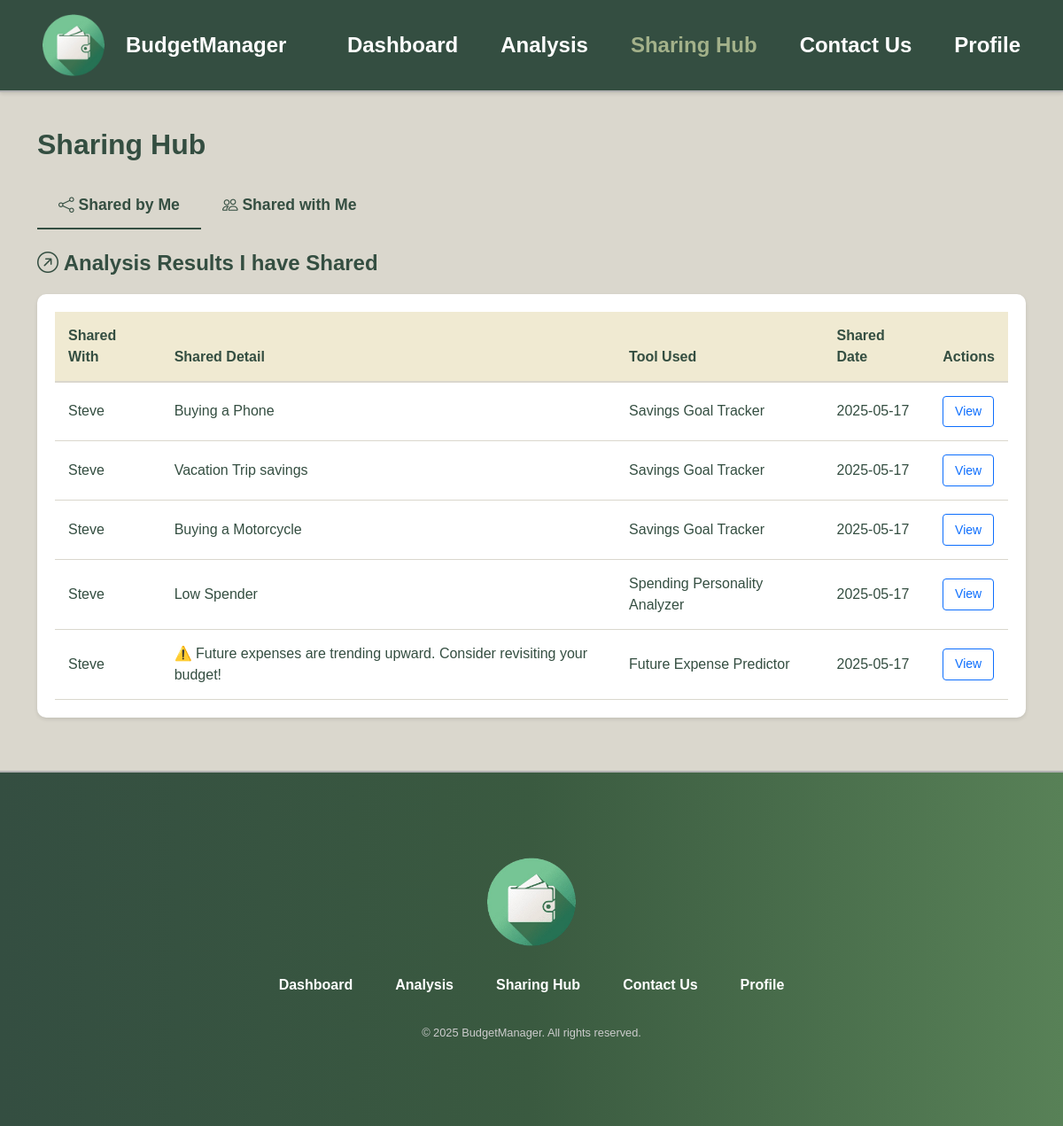
Page /share (signed in) on the committed database.
### models/user.py (models this page shows, shortened)
class User(db.Model):
    __tablename__ = 'users'
    id = db.Column(db.Integer, primary_key=True)
    name = db.Column(db.String(100), nullable=False)
    email = db.Column(db.String(100), unique=True, nullable=False)
    password_hash = db.Column(db.String(256), nullable=False)
    created_at = db.Column(db.DateTime, default=datetime.utcnow)

### models/savings_goal.py (models this page shows)
class SavingsGoal(db.Model):
    __tablename__ = 'savings_goals'
    id = db.Column(db.Integer, primary_key=True)
    user_id = db.Column(db.Integer, db.ForeignKey('users.id'), nullable=False)
    goal_name = db.Column(db.String(100), nullable=False)
    target_amount = db.Column(db.Float, nullable=False)
    saved_amount = db.Column(db.Float, default=0.0)
    deadline = db.Column(db.Date, nullable=False)
    created_at = db.Column(db.DateTime, default=datetime.utcnow)
    shares = db.relationship('SavingsGoalShare', backref='savings_goal', lazy=True)
    owner = db.relationship('User', backref='goals')

### models/spending_personality_share.py (models this page shows)
class SpendingPersonalityShare(db.Model):
    __tablename__ = 'spending_personality_shares'
    id = db.Column(db.Integer, primary_key=True)
    owner_id = db.Column(db.Integer, db.ForeignKey('users.id'), nullable=False)
    shared_with_user_id = db.Column(db.Integer, db.ForeignKey('users.id'), nullable=False)
    cluster_name = db.Column(db.String(100))
    top_insights = db.Column(db.Text)  # JSON string of top 3 insights
    note = db.Column(db.Text)
    created_at = db.Column(db.DateTime, default=datetime.utcnow)
    owner = db.relationship('User', foreign_keys=[owner_id], backref='spending_shares_owned')
    shared_user = db.relationship('User', foreign_keys=[shared_with_user_id], backref='spending_shares_received')

### models/future_prediction_share.py (models this page shows)
class FuturePredictionShare(db.Model):
    __tablename__ = 'future_prediction_shares'
    id = db.Column(db.Integer, primary_key=True)
    owner_id = db.Column(db.Integer, db.ForeignKey('users.id'), nullable=False)
    shared_with_user_id = db.Column(db.Integer, db.ForeignKey('users.id'), nullable=False)
    summary = db.Column(db.Text, nullable=True)
    prediction_data = db.Column(db.Text, nullable=True)  # JSON string of forecast
    note = db.Column(db.Text, nullable=True)
    created_at = db.Column(db.DateTime, default=datetime.utcnow)
    owner = db.relationship('User', foreign_keys=[owner_id])
    shared_user = db.relationship('User', foreign_keys=[shared_with_user_id])

### app.py (the view)
@app.route('/share')
@login_required_custom
def share():
    user_id = session.get('user_id')
    savings_shared_by_me = SavingsGoalShare.query.join(SavingsGoal).filter(SavingsGoal.user_id == user_id).all()
    personality_shared_by_me = SpendingPersonalityShare.query.filter_by(owner_id=user_id).all()
    future_shared_by_me = FuturePredictionShare.query.filter_by(owner_id=user_id).all()
    savings_shared_with_me = SavingsGoalShare.query.filter_by(shared_with_user_id=user_id).all()
    personality_shared_with_me = SpendingPersonalityShare.query.filter_by(shared_with_user_id=user_id).all()
    future_shared_with_me = FuturePredictionShare.query.filter_by(shared_with_user_id=user_id).all()
    all_shared_by_me = []
    all_shared_with_me = []
    for s in savings_shared_by_me:
        all_shared_by_me.append(normalize_share_entry("Savings Goal Tracker", s.goal.owner.name, s.shared_user.name, s.goal.created_at, s.goal.goal_name, anchor_id=f"shared-card-{s.id}", id=s.id))
    for s in personality_shared_by_me:
        all_shared_by_me.append(normalize_share_entry("Spending Personality Analyzer", s.owner.name, s.shared_user.name, s.created_at, s.cluster_name, anchor_id=f"shared-card-{s.id}", id=s.id))
    for s in future_shared_by_me:
        all_shared_by_me.append(normalize_share_entry("Future Expense Predictor", s.owner.name, s.shared_user.name, s.created_at, s.summary, anchor_id=f"shared-card-{s.id}", id=s.id))
    for s in savings_shared_with_me:
        all_shared_with_me.append(normalize_share_entry("Savings Goal Tracker", s.goal.owner.name, s.shared_user.name, s.goal.created_at, s.goal.goal_name, anchor_id=f"shared-card-{s.id}", id=s.id))
    for s in personality_shared_with_me:
        all_shared_with_me.append(normalize_share_entry("Spending Personality Analyzer", s.owner.name, s.shared_user.name, s.created_at, s.cluster_name, anchor_id=f"shared-card-{s.id}", id=s.id))
    for s in future_shared_with_me:
        all_shared_with_me.append(normalize_share_entry("Future Expense Predictor", s.owner.name, s.shared_user.name, s.created_at, s.summary, anchor_id=f"shared-card-{s.id}", id=s.id))
    return render_template('share.html',
                           shared_by_me=all_shared_by_me,
                           shared_with_me=all_shared_with_me)

### app.py (called while the page is built)
def login_required_custom(f):
    @wraps(f)
    def decorated_function(*args, **kwargs):
        if 'user_id' not in session:
            flash('please login first', 'warning')
            return redirect(url_for('login'))
        return f(*args, **kwargs)
    return decorated_function

def normalize_share_entry(tool_name, shared_by, shared_with, date, detail, anchor_id=None, id=None):
    return {
        "tool": tool_name,
        "shared_by": shared_by,
        "shared_with": shared_with,
        "date": date.strftime("%Y-%m-%d") if isinstance(date, datetime) else date,
        "detail": detail,
        "anchor_id": anchor_id,
        "id": id
    }

### templates/share.html (shortened to what this page needs)
{% extends "layout_user.html" %}
{% block styles %}
<link href="https://cdn.jsdelivr.net/npm/bootstrap@5.3.5/dist/css/bootstrap.min.css" rel="stylesheet">
<link href="https://cdn.jsdelivr.net/npm/bootstrap-icons@1.11.0/font/bootstrap-icons.css" rel="stylesheet">
<link rel="stylesheet" href="{{ url_for('static', filename='css/style.css') }}">
<link rel="stylesheet" href="{{ url_for('static', filename='css/share.css') }}">
{% endblock %}
{% block content %}
<div class="container mt-4">
    <h2 class="mb-4">Sharing Hub</h2>
    <ul class="nav nav-tabs mb-4" id="sharingTabs" role="tablist">
        <li class="nav-item" role="presentation">
            <button class="nav-link active" id="shared-by-me-tab" data-bs-toggle="tab" data-bs-target="#shared-by-me" type="button" role="tab">
                <i class="bi bi-share"></i> Shared by Me
            </button>
        </li>
        <li class="nav-item" role="presentation">
            <button class="nav-link" id="shared-with-me-tab" data-bs-toggle="tab" data-bs-target="#shared-with-me" type="button" role="tab">
                <i class="bi bi-people"></i> Shared with Me
            </button>
        </li>
    </ul>
    <div class="tab-content" id="sharingTabsContent">
        <div class="tab-pane fade show active" id="shared-by-me" role="tabpanel">
            <div class="mt-4">
                <h4><i class="bi bi-arrow-up-right-circle"></i> Analysis Results I have Shared</h4>
                <div class="table-responsive">
                    <table class="table table-hover">
                        <thead>
                            <tr>
                                <th>Shared With</th>
                                <th>Shared Detail</th>
                                <th>Tool Used</th>
                                <th>Shared Date</th>
                                <th>Actions</th>
                            </tr>
                        </thead>
                        <tbody>
                            {% if shared_by_me %}
                                {% for item in shared_by_me %}
                                <tr>
                                    <td>{{ item.shared_with }}</td>
                                    <td>{{ item.detail }}</td>
                                    <td>{{ item.tool }}</td>
                                    <td>{{ item.date }}</td>
                                    <td>
                                        <a href="{{ url_for(item.tool|lower|replace(' ', '_')) }}#shared-card-{{ item.id }}" class="btn btn-sm btn-outline-primary">View</a>
                                    </td>
                                </tr>
                                {% endfor %}
                            {% else %}
                                <tr>
                                    <td colspan="5" class="text-center text-muted py-4">
                                        <em>You haven't shared any tools or reports yet. Shared items will appear here once you do.</em>
                                    </td>
                                </tr>
                            {% endif %}
                        </tbody>
                    </table>
                </div>
            </div>
        </div>
    </div>
</div>
{% endblock %}

### static/css/style.css (style rules this page uses)
body, h1, ul, li, a { margin: 0; padding: 0; list-style: none; text-decoration: none; color: inherit; }
body { font-family: 'Arial', sans-serif; background-color: #DAD7CD; color: #000; display: flex; flex-direction: column; }
body, html { scroll-behavior: smooth; height: 100%; }

### static/css/share.css (style rules this page uses)
.container.mt-4 { padding-top: 120px; padding-bottom: 60px; }
.nav-tabs { border-bottom: 2px solid #DAD7CD; }
.nav-tabs .nav-link { color: #344E41; font-weight: 600; font-size: 1.1rem; padding: 12px 24px; border: none; border-bottom: 2px solid transparent; margin-bottom: -2px; transition: all 0.3s ease; }
.nav-tabs .nav-link.active { color: #344E41; background-color: transparent; border-bottom: 2px solid #344E41; }
.table-responsive { background-color: #ffffff; border-radius: 10px; box-shadow: 0 2px 4px rgba(0, 0, 0, 0.1); padding: 20px; margin-top: 20px; }
.table { margin-bottom: 0; }
.table th { background-color: #f0ead2; color: #344E41; font-weight: 600; border-bottom: 2px solid #DAD7CD; padding: 15px; }
.table td { vertical-align: middle; padding: 15px; color: #344E41; border-bottom: 1px solid #DAD7CD; }
h2.mb-4 { color: #344E41; font-weight: 700; margin-bottom: 2rem; }
h4 { color: #344E41; font-weight: 600; margin-bottom: 1rem; }
.table tbody tr { transition: all 0.2s ease; }
.btn-sm { padding: 0.4rem 0.8rem; font-size: 0.875rem; }

### rows in the picture
User: shared_with "Steve" "Steve" "Steve" "Steve" "Steve"
SavingsGoal: detail "Buying a Phone"
SavingsGoal: detail "Vacation Trip savings"
SavingsGoal: detail "Buying a Motorcycle"
SpendingPersonalityShare: detail "Low Spender"
FuturePredictionShare: detail "⚠️ Future expenses are trending upward. Consider revisiting your budget!"

### other values in the picture
{{ item.tool }} "Savings Goal Tracker" "Savings Goal Tracker" "Savings Goal Tracker" "Spending Personality Analyzer" "Future Expense Predictor"
{{ item.date }} "2025-05-17" "2025-05-17" "2025-05-17" "2025-05-17" "2025-05-17"
